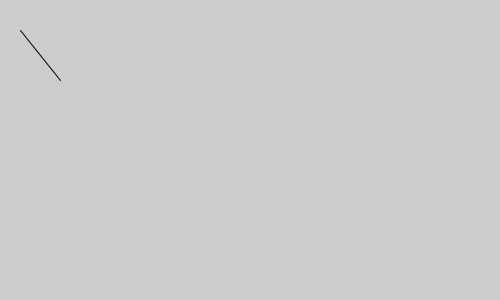
Frame 1 (no input)
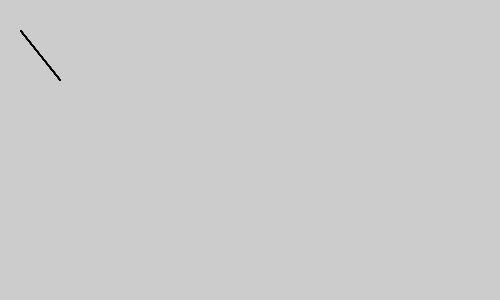
Frame 60 (the mouse pressed at the canvas centre just before this capture)
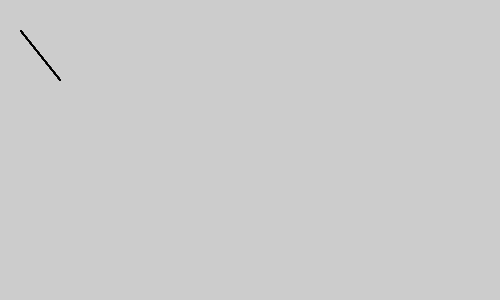
Frame 120 (the mouse held since frame 60 and released just before this capture)

The Processing sketch that drew these frames (run headless with seeded random() and noise(); from frame 60 on, the mouse is pressed at the canvas centre):

// Processing sketch: sketch_line
// ── sketch_line.pde
void setup(){
  size(500,300);
};

void draw() {
  line(60,80,20,30);
};
